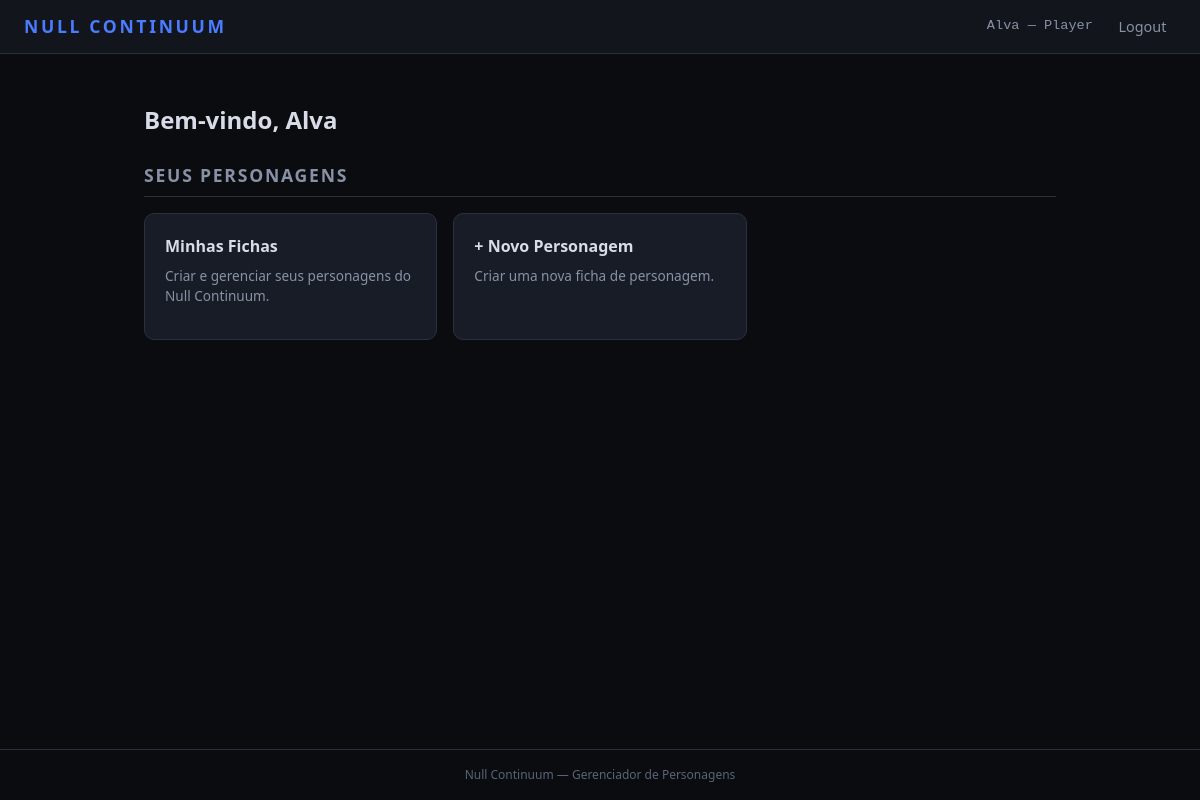
/ (signed in), run on an earlier commit of the app's database.
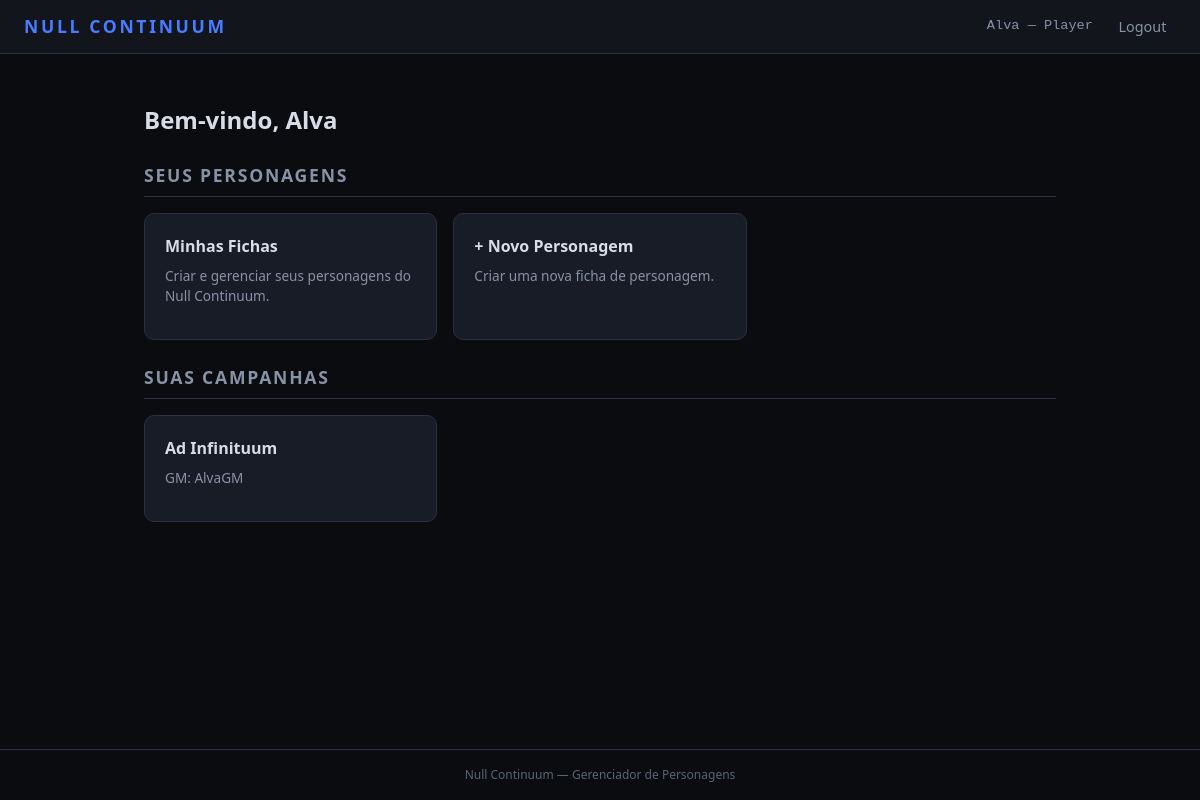
And on a later commit of the database.
### HomeApp/models.py (models this page shows, shortened)
class Campaign(models.Model):
    name = models.CharField('Nome', max_length=120)
    gm = models.ForeignKey(
        settings.AUTH_USER_MODEL,
        on_delete=models.CASCADE,
        related_name='gm_campaigns',
        limit_choices_to={'role': 'GM'},
    )
    created_at = models.DateTimeField(auto_now_add=True)
    class Meta:
        ordering = ['name']
        verbose_name = 'Campanha'
        verbose_name_plural = 'Campanhas'

class User(AbstractUser):
    ROLE_CHOICES = [
        ('GM', 'Game Master'),
        ('PLAYER', 'Player'),
    ]
    role = models.CharField(max_length=6, choices=ROLE_CHOICES, default='PLAYER')
    def is_gm(self):
        return self.role == 'GM'

### HomeApp/views.py (the view)
# urls.py: path('', views.dashboard_view, name='dashboard'),
@login_required
def dashboard_view(request):
    if request.user.is_gm():
        campaigns = Campaign.objects.filter(gm=request.user)
    else:
        campaigns = Campaign.objects.filter(memberships__player=request.user)
    return render(request, 'HomeApp/dashboard.html', {'campaigns': campaigns})

### templates/HomeApp/dashboard.html (shortened to what this page needs)
{% extends 'base.html' %}
{% block content %}
<div class="dashboard">
    <h1 class="page-title">Bem-vindo, {{ user.username }}</h1>
    {% if user.is_gm %}
    <div class="dashboard-section">
        <h2 class="section-title">Painel do Game Master</h2>
        <div class="card-grid">
            <a href="{% url 'campaign_list' %}" class="card card-link">
                <h3>Campanhas</h3>
                <p>Criar e gerenciar campanhas, convidar jogadores.</p>
                {% if campaigns %}<span class="card-badge">{{ campaigns.count }} campanha{{ campaigns.count|pluralize:"s" }}</span>{% endif %}
            </a>
            <div class="card">
                <h3>Initiative Tracker</h3>
                <p>Gerenciar ordem de turno e HP em combate.</p>
                <span class="card-badge">WIP</span>
            </div>
        </div>
    </div>
    {% else %}
    <div class="dashboard-section">
        <h2 class="section-title">Seus Personagens</h2>
        <div class="card-grid">
            <a href="{% url 'character_list' %}" class="card card-link">
                <h3>Minhas Fichas</h3>
                <p>Criar e gerenciar seus personagens do Null Continuum.</p>
            </a>
            <a href="{% url 'character_create' %}" class="card card-link">
                <h3>+ Novo Personagem</h3>
                <p>Criar uma nova ficha de personagem.</p>
            </a>
        </div>
    </div>
    {% if campaigns %}
    <div class="dashboard-section" style="margin-top:1.5rem;">
        <h2 class="section-title">Suas Campanhas</h2>
        <div class="card-grid">
            {% for camp in campaigns %}
            <a href="{% url 'campaign_detail' pk=camp.pk %}" class="card card-link">
                <h3>{{ camp.name }}</h3>
                <p>GM: {{ camp.gm.username }}</p>
            </a>
            {% endfor %}
        </div>
    </div>
    {% endif %}
    {% endif %}
</div>
{% endblock %}

What changed in the data, as far as the page shows it:
added Campaign: name "Ad Infinituum", gm.username "AlvaGM"
Also different on the page:
text now shown: "SUAS CAMPANHAS"
